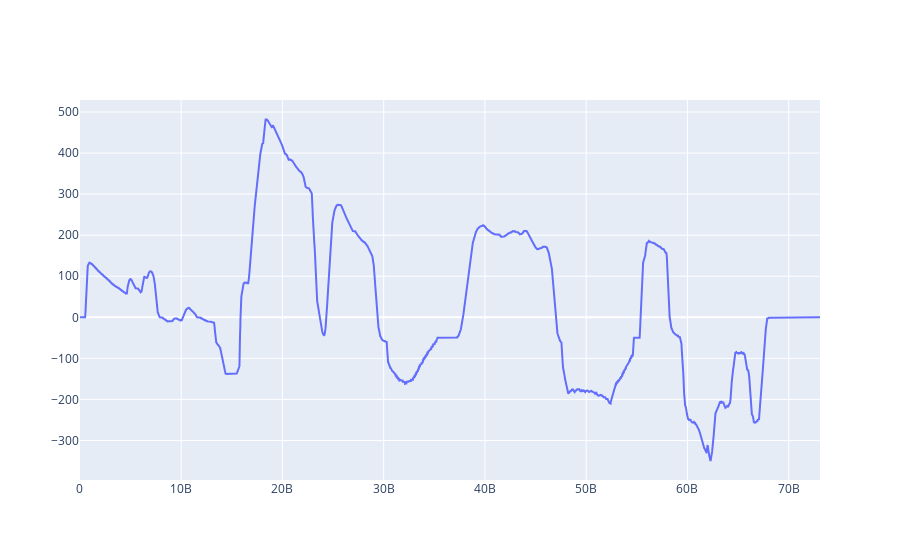

The cell this chart's notebook holds for it:
### Code cell
signal = decoder.get_message('0x180').signals[1]
message = signal.msg



decoder.plot_signal_from_id("0x180", signal_id=signal.name)

### Figure 1 — Plotly figure (JSON) as saved in the notebook; plotly's stock layout.template omitted (floating-point values rounded to 4 significant figures; data arrays with more than 128 entries replaced by an {"elided": "..."} marker saying what was removed)
{"data": [{"mode": "lines", "name": "SIG_BE_1", "type": "scatter", "x": {"elided": "7383 int values"}, "y": {"elided": "7383 float values"}}], "layout": {}}
